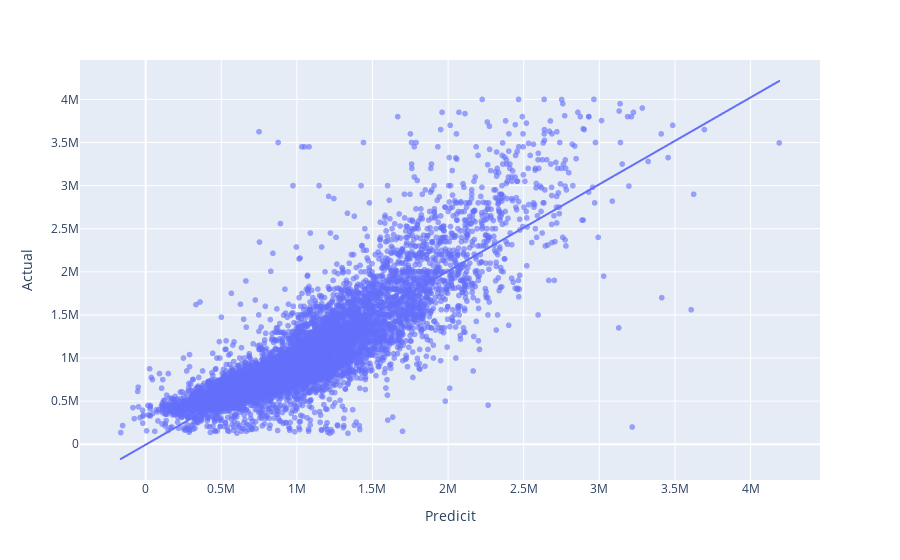

The cell this chart's notebook holds for it:
### Markdown cell above
# Plotting our Predit and Actual prices

### Code cell
import plotly.express as px

px.scatter(x=y_pred,y=y_test,
          labels= {'y':'Actual', 'x':'Predicit'}, trendline='ols',opacity=0.6)

### Figure 1 — Plotly figure (JSON) as saved in the notebook; plotly's stock layout.template omitted (floating-point values rounded to 4 significant figures; data arrays with more than 128 entries replaced by an {"elided": "..."} marker saying what was removed)
{"data": [{"hovertemplate": "Predicit=%{x}<br>Actual=%{y}<extra></extra>", "legendgroup": "", "marker": {"color": "#636efa", "opacity": 0.6, "symbol": "circle"}, "mode": "markers", "name": "", "showlegend": false, "type": "scattergl", "x": {"elided": "8606 float values"}, "xaxis": "x", "y": {"elided": "8606 int values"}, "yaxis": "y"}, {"hovertemplate": "<b>OLS trendline</b><br>y = 1.00699 * x + -5349.08<br>R<sup>2</sup>=0.742924<br><br>Predicit=%{x}<br>Actual=%{y} <b>(trend)</b><extra></extra>", "legendgroup": "", "marker": {"color": "#636efa", "symbol": "circle"}, "mode": "lines", "name": "", "showlegend": false, "type": "scattergl", "x": {"elided": "8606 float values"}, "xaxis": "x", "y": {"elided": "8606 float values"}, "yaxis": "y"}], "layout": {"legend": {"tracegroupgap": 0}, "margin": {"t": 60}, "xaxis": {"anchor": "y", "domain": [0, 1], "title": {"text": "Predicit"}}, "yaxis": {"anchor": "x", "domain": [0, 1], "title": {"text": "Actual"}}}}
